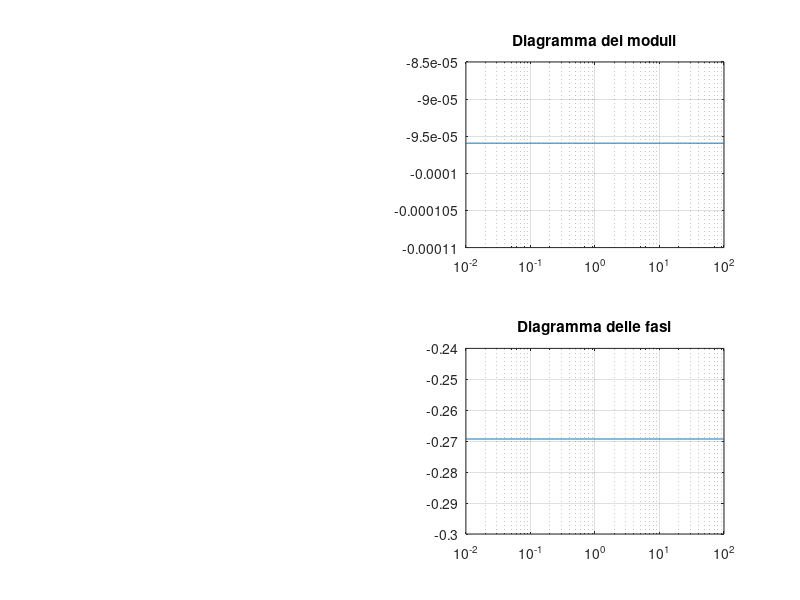

Write MATLAB code to recreate this figure.
% in questo esempio è possibile vedere la risposta nel tempo ed in
% frequenza di un circuito RC
% le costanti sono R - Resistenza e C - Capacita'
clear; clc; close all;
R = 470;
C = 1*10^-3;

num = [0 1];
den = [R*C 1];
t = 0:0.01:100;

sys1 = tf(num, den)


% trovo la risposta ad un gradino unitario
[y, t, x] = step(sys1, t);

subplot(2,2,1)
plot(t, y);         % disegno l'andamento della risposta nel tempo
title("Risposta al gradino unitario");
xlim([0,5]);        % visualizzo solo l'intervallo di tempo da 0 a 5

subplot(2,2,3)
impulse(sys1);

w = logspace(-2, 2,100);
[mag, phase, w] = bode(sys1, w);

n = length(w);   
mod2d(1:n) = 20*log10(mag(1,1,:));
phase2d(1:n) = phase(1,1,:);


subplot(2,2,2)
semilogx(w, mod2d);
grid on
title("Diagramma dei moduli");

subplot(2,2,4)
semilogx(w, phase2d);
grid on
title("Diagramma delle fasi");


